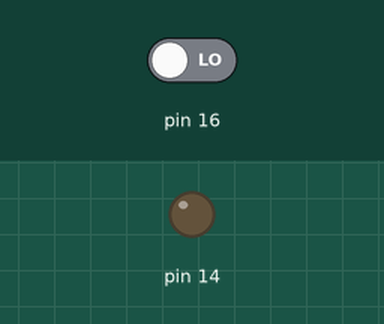
This sketch was run on a simulated Arduino Uno, built with avr-gcc and run on an emulated ATmega328P. On the bench: output pins drawn as LEDs (lit = HIGH). The test bench sets the inputs (shaded band); at power-on: pin 16 LOW.

Above: at 1.2 s.
1.3 s: pin 16 driven HIGH
At 1.6 s:
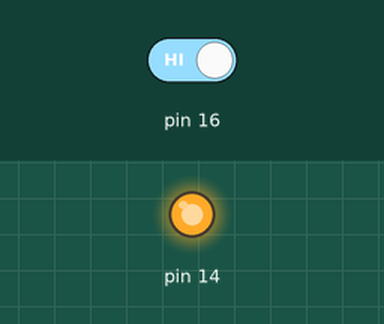
2.8 s: pin 16 driven LOW
At 3.9 s:
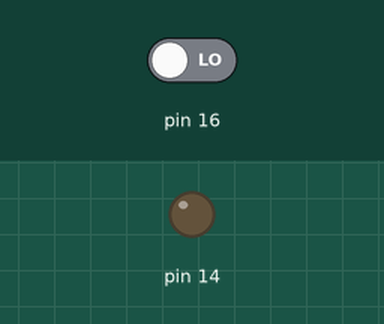
Timing chart, 0 to 5.8 s (numbered marks = the images above; inputs shaded):
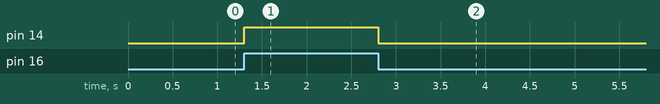

The sketch:

low_level_PIN_IO_control_3.ino
```cpp
/*

LED 아날로그 A0에 연결
스위치 아날로그 A2에 연결


*/


void setup() {
  // put your setup code here, to run once:

 //pinMode(13,OUTPUT);
 //pinMode(8, INPUT_PULLUP); //핀모드 명령어와 저수준 포트제어를 동시에 할 수 있는가??
 DDRC &= B00000000;
 DDRC |= B00000001;
 //DDRB &= B00000000;
 //DDRB |= B00000011;
}

void loop() {
  // put your main code here, to run repeatedly:
  //PORTC |= B00000001;
  /*
  if(PINB & B00000100)// &(엠퍼센드)는 어떻게 참값을 내보내는 걸까??
  {
    PORTC |= B00000010;
  }
  else
  {
    PORTC &= ~(B00000010);
  }
  */

  if(PINC & B00000100)// &(엠퍼센드)는 어떻게 참값을 내보내는 걸까??
  {
    PORTC |= B00000001;
  }
  else
  {
    PORTC &= ~(B00000001);
  }

  /*
  PORTC |= B00100000;
  delay(1000);
  PORTC &= ~(B00100000);
  delay(1000);
  */
}
```

Measured:
- after the input at 1.3 s, pin 14: LOW → HIGH at once
- after the input at 2.8 s, pin 14: HIGH → LOW at once
